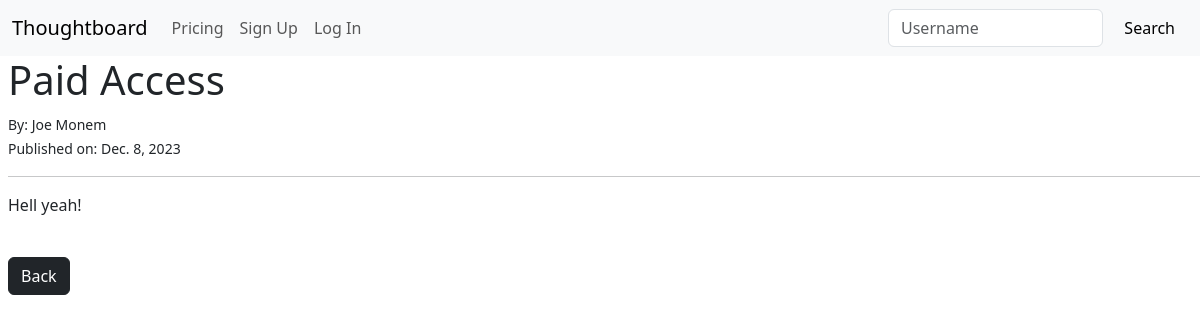
Screenshot of /article/32 with the database file from the repository.
### theblog/models.py (models this page shows, shortened)
class Post(models.Model):
    title = models.CharField(max_length=255)
    author = models.ForeignKey(User, on_delete=models.CASCADE)
    body = RichTextField(blank=True, null=True)
    published_date = models.DateField(default=timezone.now)

### theblog/views.py (the view)
# urls.py: path("article/<int:pk>", ArticleDetailsView.as_view(), name="article-details"),
class ArticleDetailsView(DetailView):
    model = Post
    template_name = "article_details.html"

### theblog/templates/article_details.html (shortened to what this page needs)
{% extends 'base.html' %}
{% block content %}
<h1>{{post.title}}</h1>
<small>By: {{post.author.first_name}} {{ post.author.last_name}}</small> <br>
<small>Published on: {{post.published_date}}</small>
<hr>
<p>{{post.body | safe}}</p>
<br>
<a href="{%url 'home' post.author.username%}"> <button class="btn btn-dark">Back</button></a>
{% endblock %}

### rows the page displays
Post: title "Paid Access", author.first_name "Joe", author.last_name "Monem", published_date "Dec. 8, 2023", body "Hell yeah!"
